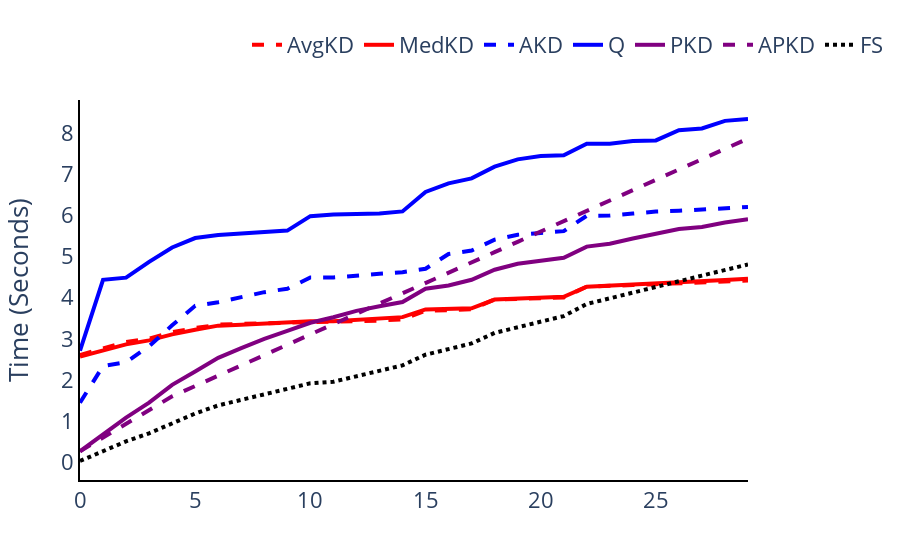

Here is the notebook cell this chart was saved with:
### Code cell
a = cummulative('Genomics Mixed', [
    'AverageKDTree',
    'MedianKDTree',
    'CrackingKDTree',
    'Quasii',
    'ProgressiveIndex',
    'ProgressiveIndexCostModel',
    'FullScan'
], 30)
save_figure(a, 'payoff-cummulative.pdf')
a

### Figure 1 — Plotly figure (JSON) as saved in the notebook; plotly's stock layout.template omitted (floating-point values rounded to 4 significant figures)
{"data": [{"line": {"dash": "dash", "width": 4}, "marker": {"color": "red"}, "mode": "lines", "name": "AvgKD", "type": "scatter", "x": [0, 1, 2, 3, 4, 5, 6, 7, 8, 9, 10, 11, 12, 13, 14, 15, 16, 17, 18, 19, 20, 21, 22, 23, 24, 25, 26, 27, 28, 29], "y": [2.611, 2.77, 2.925, 3.005, 3.163, 3.264, 3.346, 3.368, 3.381, 3.392, 3.417, 3.419, 3.425, 3.445, 3.477, 3.683, 3.7, 3.724, 3.956, 3.976, 3.987, 4.005, 4.269, 4.28, 4.307, 4.329, 4.355, 4.383, 4.404, 4.418]}, {"line": {"dash": "solid", "width": 4}, "marker": {"color": "red"}, "mode": "lines", "name": "MedKD", "type": "scatter", "x": [0, 1, 2, 3, 4, 5, 6, 7, 8, 9, 10, 11, 12, 13, 14, 15, 16, 17, 18, 19, 20, 21, 22, 23, 24, 25, 26, 27, 28, 29], "y": [2.571, 2.723, 2.868, 2.965, 3.111, 3.224, 3.323, 3.344, 3.377, 3.404, 3.428, 3.432, 3.461, 3.491, 3.529, 3.717, 3.729, 3.743, 3.956, 3.977, 4.012, 4.024, 4.267, 4.291, 4.325, 4.347, 4.374, 4.412, 4.432, 4.462]}, {"line": {"dash": "dash", "width": 4}, "marker": {"color": "blue"}, "mode": "lines", "name": "AKD", "type": "scatter", "x": [0, 1, 2, 3, 4, 5, 6, 7, 8, 9, 10, 11, 12, 13, 14, 15, 16, 17, 18, 19, 20, 21, 22, 23, 24, 25, 26, 27, 28, 29], "y": [1.454, 2.341, 2.438, 2.824, 3.33, 3.805, 3.891, 4.012, 4.136, 4.219, 4.49, 4.491, 4.543, 4.581, 4.62, 4.703, 5.061, 5.145, 5.41, 5.529, 5.574, 5.617, 5.99, 5.994, 6.042, 6.092, 6.111, 6.144, 6.179, 6.202]}, {"line": {"dash": "solid", "width": 4}, "marker": {"color": "blue"}, "mode": "lines", "name": "Q", "type": "scatter", "x": [0, 1, 2, 3, 4, 5, 6, 7, 8, 9, 10, 11, 12, 13, 14, 15, 16, 17, 18, 19, 20, 21, 22, 23, 24, 25, 26, 27, 28, 29], "y": [2.715, 4.436, 4.487, 4.871, 5.221, 5.449, 5.524, 5.563, 5.598, 5.63, 5.98, 6.023, 6.034, 6.042, 6.095, 6.569, 6.775, 6.898, 7.181, 7.359, 7.438, 7.457, 7.736, 7.739, 7.802, 7.818, 8.067, 8.109, 8.294, 8.338]}, {"line": {"dash": "solid", "width": 4}, "marker": {"color": "purple"}, "mode": "lines", "name": "PKD", "type": "scatter", "x": [0, 1, 2, 3, 4, 5, 6, 7, 8, 9, 10, 11, 12, 13, 14, 15, 16, 17, 18, 19, 20, 21, 22, 23, 24, 25, 26, 27, 28, 29], "y": [0.2729, 0.6948, 1.09, 1.454, 1.886, 2.21, 2.541, 2.779, 3.003, 3.198, 3.393, 3.527, 3.681, 3.794, 3.894, 4.219, 4.297, 4.436, 4.68, 4.825, 4.894, 4.971, 5.24, 5.313, 5.438, 5.565, 5.669, 5.719, 5.827, 5.907]}, {"line": {"dash": "dash", "width": 4}, "marker": {"color": "purple"}, "mode": "lines", "name": "APKD", "type": "scatter", "x": [0, 1, 2, 3, 4, 5, 6, 7, 8, 9, 10, 11, 12, 13, 14, 15, 16, 17, 18, 19, 20, 21, 22, 23, 24, 25, 26, 27, 28, 29], "y": [0.2735, 0.6022, 0.9278, 1.285, 1.605, 1.858, 2.104, 2.359, 2.611, 2.858, 3.11, 3.359, 3.609, 3.863, 4.113, 4.363, 4.609, 4.857, 5.106, 5.357, 5.605, 5.851, 6.103, 6.357, 6.605, 6.859, 7.114, 7.361, 7.614, 7.865]}, {"line": {"dash": "dot", "width": 4}, "marker": {"color": "black"}, "mode": "lines", "name": "FS", "type": "scatter", "x": [0, 1, 2, 3, 4, 5, 6, 7, 8, 9, 10, 11, 12, 13, 14, 15, 16, 17, 18, 19, 20, 21, 22, 23, 24, 25, 26, 27, 28, 29], "y": [0.03749, 0.2754, 0.514, 0.71, 0.9498, 1.19, 1.387, 1.524, 1.656, 1.785, 1.924, 1.961, 2.09, 2.219, 2.359, 2.617, 2.752, 2.891, 3.147, 3.283, 3.421, 3.555, 3.848, 3.98, 4.117, 4.257, 4.399, 4.537, 4.674, 4.808]}], "layout": {"bargap": 0, "font": {"size": 22}, "legend": {"orientation": "h", "x": 0.25, "y": 1.2}, "plot_bgcolor": "rgba(0,0,0,0)", "showlegend": true, "xaxis": {"linecolor": "black", "linewidth": 2, "showline": true}, "yaxis": {"linecolor": "black", "linewidth": 2, "showline": true, "title": {"text": "Time (Seconds)"}}}}
